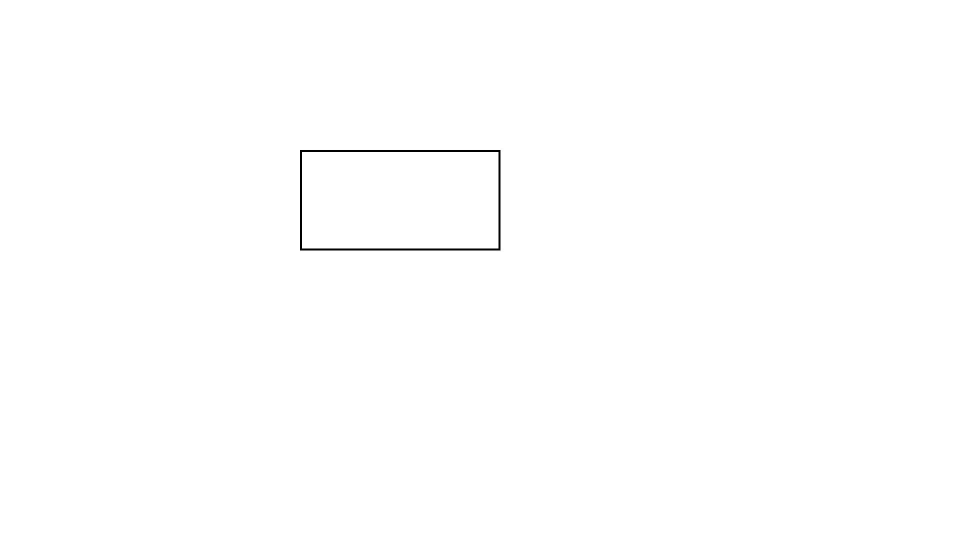
#> input picture product-video/scripts/fixtures/smoke/footage/s02/f00000.jpg, 1920 x 1080 px, given in place of s00026.jpg, which was not available (shown at 1/2 size)
$ python sheetw.py fixtures/smoke/footage/s02/f00000.jpg 1.0 1.0 1.0 fixtures/smoke/footage/s02/f00000.jpg
#> lines starting #> are read from the running program, lines starting #| are printed output that depends on the picture; pictures that were not available may be replaced by others from this repository, and a replacement may not be noted
# Contact sheet of decoded walk frames. usage: sheetw.py W3 start end step out.jpg  (seconds; 4 cols, 480x270 tiles, labelled)
import sys
from PIL import Image, ImageDraw, ImageFont
w, a, b, step, out = sys.argv[1], float(sys.argv[2]), float(sys.argv[3]), float(sys.argv[4]), sys.argv[5]
ts = []; t = a
while t <= b + 1e-6: ts.append(round(t, 2)); t += step
cols = 4; rows = (len(ts) + cols - 1) // cols; TW, TH = 480, 270
img = Image.new('RGB', (cols * TW, rows * (TH + 22)), 'white'); d = ImageDraw.Draw(img)
#> after `img = Image.new('RGB', (cols * TW, rows * (TH + 22)), 'white')`: img: PIL image 1920x292 RGB; every value is 255
try: font = ImageFont.truetype('/System/Library/Fonts/Supplemental/Arial Bold.ttf', 18)
except Exception: font = None
for i, t in enumerate(ts):
    idx = int(round(t * 25)) + 1
    try: f = Image.open(f'cache/{w}/s{idx:05d}.jpg').resize((TW, TH))
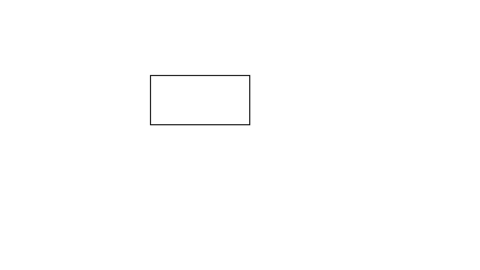
#> f: PIL image 480x270 RGB; min 12, max 255, mean 254.4
    except FileNotFoundError: continue
    x, y = (i % cols) * TW, (i // cols) * (TH + 22)
    img.paste(f, (x, y + 22)); d.text((x + 4, y + 2), f'{w} {t:.1f}s', fill='black', font=font)
#> after `img.paste(f, (x, y + 22))`:
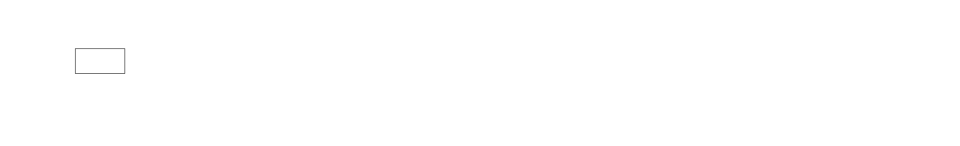
#> img: PIL image 1920x292 RGB (shown at 1/2 size); min 12, max 255, mean 254.9
img.save(out, quality=85)
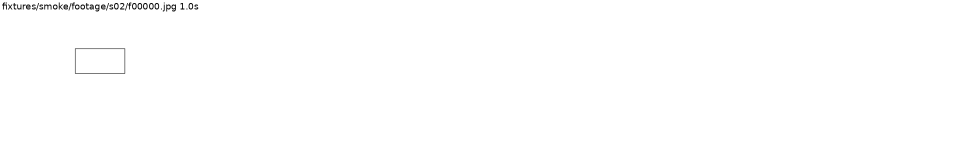
#> saved as f00000.jpg: PIL image 1920x292 RGB (shown at 1/2 size); min 0, max 255, mean 254.1
